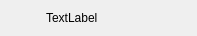
<?xml version="1.0" encoding="UTF-8"?>
<ui version="4.0">
 <class>PLSSceneTemplateReturnButton</class>
 <widget class="QFrame" name="PLSSceneTemplateReturnButton">
  <property name="geometry">
   <rect>
    <x>0</x>
    <y>0</y>
    <width>197</width>
    <height>36</height>
   </rect>
  </property>
  <property name="windowTitle">
   <string>GroupBox</string>
  </property>
  <property name="frameShape">
   <enum>QFrame::NoFrame</enum>
  </property>
  <layout class="QHBoxLayout" name="horizontalLayout">
   <property name="spacing">
    <number>4</number>
   </property>
   <property name="sizeConstraint">
    <enum>QLayout::SetDefaultConstraint</enum>
   </property>
   <property name="leftMargin">
    <number>12</number>
   </property>
   <property name="topMargin">
    <number>0</number>
   </property>
   <property name="rightMargin">
    <number>12</number>
   </property>
   <property name="bottomMargin">
    <number>0</number>
   </property>
   <item alignment="Qt::AlignVCenter">
    <widget class="QLabel" name="arrowLabel">
     <property name="minimumSize">
      <size>
       <width>30</width>
       <height>0</height>
      </size>
     </property>
     <property name="text">
      <string/>
     </property>
    </widget>
   </item>
   <item alignment="Qt::AlignVCenter">
    <widget class="QLabel" name="returnLabel">
     <property name="text">
      <string>TextLabel</string>
     </property>
    </widget>
   </item>
   <item>
    <spacer name="horizontalSpacer">
     <property name="orientation">
      <enum>Qt::Horizontal</enum>
     </property>
     <property name="sizeHint" stdset="0">
      <size>
       <width>0</width>
       <height>0</height>
      </size>
     </property>
    </spacer>
   </item>
  </layout>
 </widget>
 <resources/>
 <connections/>
</ui>
